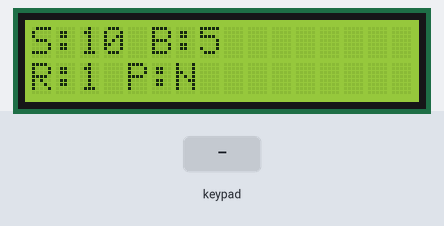
Bench run of a sketch on a simulated Arduino Uno, built with avr-gcc and run on an emulated ATmega328P. On the bench: 16×2 character LCD. The inputs (shaded band) are chosen by the test bench.

Above: at 1.2 s.
1.3 s: key '2' pressed
At 2.4 s:
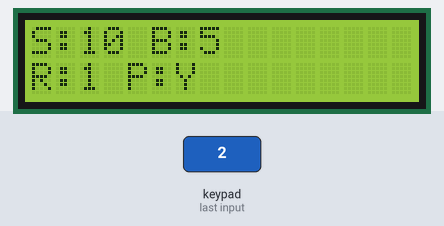
2.8 s: key '7' pressed
At 3.5 s:
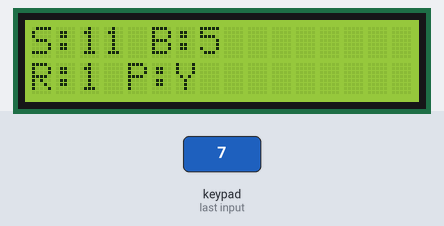
4.3 s: key '*' pressed
At 4.7 s:
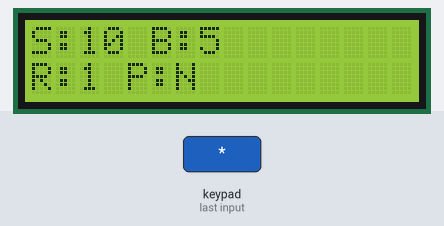
Timing chart, 0 to 7.3 s (numbered marks = the images above; inputs shaded):
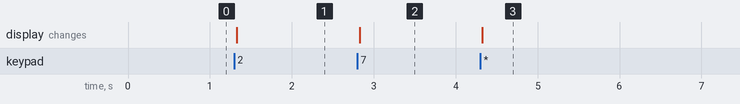

The sketch:

sketch_may3b.ino
```cpp
#include <Wire.h>
#include <LiquidCrystal_I2C.h>
#include <Keypad.h>

LiquidCrystal_I2C lcd(0x27, 16, 2);

// ONLY REAL WORKING LAYOUT (2 rows effectively used)
const byte ROWS = 4;
const byte COLS = 4;

char keys[ROWS][COLS] = {
  {'*','7','4','1'},
  {'0','8','5','2'},
  {'X','X','X','X'}, // ignored row
  {'X','X','X','X'}  // ignored row
};

byte rowPins[ROWS] = {2, 3, 4, 5};
byte colPins[COLS] = {6, 7, 8, 9};

Keypad keypad = Keypad(makeKeymap(keys), rowPins, colPins, ROWS, COLS);

// SYSTEM VARIABLES
int studyTime = 10;
int breakTime = 5;
int rounds = 1;

bool paused = false;

void setup() {
  lcd.init();
  lcd.backlight();

  showUI();
}

void loop() {

  char key = keypad.getKey();

  if (!key) return;

  // ignore broken readings
  if (key == 'X') return;

  handleKey(key);
}

// ---------------- INPUT MAP ----------------
void handleKey(char key) {

  // STUDY +1
  if (key == '7') {
    studyTime++;
    showUI();
  }

  // STUDY -1
  if (key == '4') {
    studyTime--;
    if (studyTime < 1) studyTime = 1;
    showUI();
  }

  // BREAK +1
  if (key == '8') {
    breakTime++;
    showUI();
  }

  // BREAK -1
  if (key == '5') {
    breakTime--;
    if (breakTime < 1) breakTime = 1;
    showUI();
  }

  // ROUNDS (0 cycles 1→5)
  if (key == '0') {
    rounds++;
    if (rounds > 5) rounds = 1;
    showUI();
  }

  // PAUSE
  if (key == '2') {
    paused = !paused;
    showUI();
  }

  // RESET
  if (key == '*') {
    studyTime = 10;
    breakTime = 5;
    rounds = 1;
    paused = false;
    showUI();
  }
}

// ---------------- UI ----------------
void showUI() {

  lcd.clear();

  lcd.setCursor(0,0);
  lcd.print("S:");
  lcd.print(studyTime);
  lcd.print(" B:");
  lcd.print(breakTime);

  lcd.setCursor(0,1);
  lcd.print("R:");
  lcd.print(rounds);
  lcd.print(" P:");
  lcd.print(paused ? "Y" : "N");
}
```

Measured:
- after the input at 1.3 s, the display: changes at once (image 1)
- after the input at 2.8 s, the display: changes at once (image 2)
- after the input at 4.3 s, the display: changes at once (image 3)
